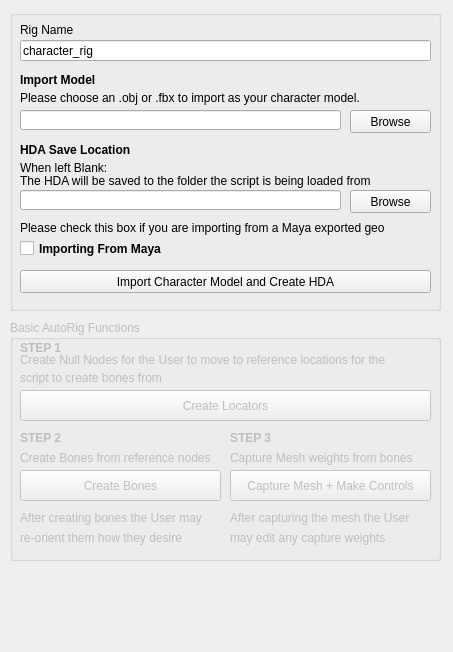
<?xml version="1.0" encoding="UTF-8"?>
<ui version="4.0">
 <class>rig_creator</class>
 <widget class="QWidget" name="rig_creator">
  <property name="geometry">
   <rect>
    <x>0</x>
    <y>0</y>
    <width>453</width>
    <height>652</height>
   </rect>
  </property>
  <property name="windowTitle">
   <string>Rig Creator</string>
  </property>
  <widget class="QGroupBox" name="grpAutoRig">
   <property name="enabled">
    <bool>false</bool>
   </property>
   <property name="geometry">
    <rect>
     <x>10</x>
     <y>320</y>
     <width>431</width>
     <height>241</height>
    </rect>
   </property>
   <property name="title">
    <string>Basic AutoRig Functions</string>
   </property>
   <widget class="QPushButton" name="btnCaptureMesh">
    <property name="geometry">
     <rect>
      <x>220</x>
      <y>150</y>
      <width>201</width>
      <height>31</height>
     </rect>
    </property>
    <property name="font">
     <font>
      <weight>50</weight>
      <bold>false</bold>
     </font>
    </property>
    <property name="text">
     <string>Capture Mesh + Make Controls</string>
    </property>
   </widget>
   <widget class="QPushButton" name="btnCreateBones">
    <property name="geometry">
     <rect>
      <x>10</x>
      <y>150</y>
      <width>201</width>
      <height>31</height>
     </rect>
    </property>
    <property name="text">
     <string>Create Bones</string>
    </property>
   </widget>
   <widget class="QPushButton" name="btnCreateLocators">
    <property name="geometry">
     <rect>
      <x>10</x>
      <y>70</y>
      <width>411</width>
      <height>31</height>
     </rect>
    </property>
    <property name="font">
     <font>
      <weight>50</weight>
      <bold>false</bold>
     </font>
    </property>
    <property name="text">
     <string>Create Locators</string>
    </property>
   </widget>
   <widget class="QLabel" name="label_8">
    <property name="geometry">
     <rect>
      <x>10</x>
      <y>30</y>
      <width>411</width>
      <height>20</height>
     </rect>
    </property>
    <property name="text">
     <string>Create Null Nodes for the User to move to reference locations for the </string>
    </property>
   </widget>
   <widget class="QLabel" name="label_9">
    <property name="geometry">
     <rect>
      <x>10</x>
      <y>50</y>
      <width>341</width>
      <height>16</height>
     </rect>
    </property>
    <property name="text">
     <string>script to create bones from</string>
    </property>
   </widget>
   <widget class="QLabel" name="label_10">
    <property name="geometry">
     <rect>
      <x>10</x>
      <y>130</y>
      <width>201</width>
      <height>16</height>
     </rect>
    </property>
    <property name="text">
     <string>Create Bones from reference nodes</string>
    </property>
   </widget>
   <widget class="QLabel" name="label_11">
    <property name="geometry">
     <rect>
      <x>10</x>
      <y>20</y>
      <width>331</width>
      <height>16</height>
     </rect>
    </property>
    <property name="font">
     <font>
      <weight>75</weight>
      <bold>true</bold>
     </font>
    </property>
    <property name="text">
     <string>STEP 1</string>
    </property>
   </widget>
   <widget class="QLabel" name="label_12">
    <property name="geometry">
     <rect>
      <x>10</x>
      <y>110</y>
      <width>171</width>
      <height>16</height>
     </rect>
    </property>
    <property name="font">
     <font>
      <weight>75</weight>
      <bold>true</bold>
     </font>
    </property>
    <property name="text">
     <string>STEP 2</string>
    </property>
   </widget>
   <widget class="QLabel" name="label_13">
    <property name="geometry">
     <rect>
      <x>220</x>
      <y>110</y>
      <width>171</width>
      <height>16</height>
     </rect>
    </property>
    <property name="font">
     <font>
      <weight>75</weight>
      <bold>true</bold>
     </font>
    </property>
    <property name="text">
     <string>STEP 3</string>
    </property>
   </widget>
   <widget class="QLabel" name="label_14">
    <property name="geometry">
     <rect>
      <x>220</x>
      <y>130</y>
      <width>201</width>
      <height>16</height>
     </rect>
    </property>
    <property name="text">
     <string>Capture Mesh weights from bones</string>
    </property>
   </widget>
   <widget class="QLabel" name="label_15">
    <property name="geometry">
     <rect>
      <x>10</x>
      <y>190</y>
      <width>201</width>
      <height>16</height>
     </rect>
    </property>
    <property name="text">
     <string>After creating bones the User may</string>
    </property>
   </widget>
   <widget class="QLabel" name="label_16">
    <property name="geometry">
     <rect>
      <x>10</x>
      <y>210</y>
      <width>201</width>
      <height>16</height>
     </rect>
    </property>
    <property name="text">
     <string>re-orient them how they desire</string>
    </property>
   </widget>
   <widget class="QLabel" name="label_17">
    <property name="geometry">
     <rect>
      <x>220</x>
      <y>190</y>
      <width>181</width>
      <height>16</height>
     </rect>
    </property>
    <property name="text">
     <string>After capturing the mesh the User</string>
    </property>
   </widget>
   <widget class="QLabel" name="label_18">
    <property name="geometry">
     <rect>
      <x>220</x>
      <y>210</y>
      <width>181</width>
      <height>16</height>
     </rect>
    </property>
    <property name="text">
     <string>may edit any capture weights</string>
    </property>
   </widget>
  </widget>
  <widget class="QGroupBox" name="grpImport">
   <property name="geometry">
    <rect>
     <x>10</x>
     <y>10</y>
     <width>431</width>
     <height>301</height>
    </rect>
   </property>
   <property name="title">
    <string/>
   </property>
   <widget class="QLabel" name="label_7">
    <property name="geometry">
     <rect>
      <x>10</x>
      <y>210</y>
      <width>371</width>
      <height>16</height>
     </rect>
    </property>
    <property name="text">
     <string>Please check this box if you are importing from a Maya exported geo</string>
    </property>
   </widget>
   <widget class="QLabel" name="label_6">
    <property name="geometry">
     <rect>
      <x>10</x>
      <y>150</y>
      <width>351</width>
      <height>16</height>
     </rect>
    </property>
    <property name="text">
     <string>When left Blank:</string>
    </property>
   </widget>
   <widget class="QPushButton" name="btnImportBrowse">
    <property name="geometry">
     <rect>
      <x>340</x>
      <y>100</y>
      <width>81</width>
      <height>23</height>
     </rect>
    </property>
    <property name="font">
     <font>
      <weight>50</weight>
      <bold>false</bold>
     </font>
    </property>
    <property name="text">
     <string>Browse</string>
    </property>
   </widget>
   <widget class="QLabel" name="label_4">
    <property name="geometry">
     <rect>
      <x>10</x>
      <y>80</y>
      <width>371</width>
      <height>16</height>
     </rect>
    </property>
    <property name="text">
     <string>Please choose an .obj or .fbx to import as your character model.</string>
    </property>
   </widget>
   <widget class="QLabel" name="label_2">
    <property name="geometry">
     <rect>
      <x>10</x>
      <y>60</y>
      <width>371</width>
      <height>20</height>
     </rect>
    </property>
    <property name="font">
     <font>
      <weight>75</weight>
      <bold>true</bold>
     </font>
    </property>
    <property name="text">
     <string>Import Model</string>
    </property>
   </widget>
   <widget class="QPushButton" name="btnImport">
    <property name="geometry">
     <rect>
      <x>10</x>
      <y>260</y>
      <width>411</width>
      <height>23</height>
     </rect>
    </property>
    <property name="text">
     <string>Import Character Model and Create HDA</string>
    </property>
   </widget>
   <widget class="QCheckBox" name="chkFromMaya">
    <property name="geometry">
     <rect>
      <x>10</x>
      <y>230</y>
      <width>331</width>
      <height>17</height>
     </rect>
    </property>
    <property name="font">
     <font>
      <weight>75</weight>
      <bold>true</bold>
     </font>
    </property>
    <property name="text">
     <string>Importing From Maya</string>
    </property>
   </widget>
   <widget class="QLineEdit" name="lineHDASave">
    <property name="geometry">
     <rect>
      <x>10</x>
      <y>180</y>
      <width>321</width>
      <height>20</height>
     </rect>
    </property>
   </widget>
   <widget class="QLineEdit" name="lineImportModel">
    <property name="geometry">
     <rect>
      <x>10</x>
      <y>100</y>
      <width>321</width>
      <height>20</height>
     </rect>
    </property>
   </widget>
   <widget class="QLabel" name="label_3">
    <property name="geometry">
     <rect>
      <x>10</x>
      <y>130</y>
      <width>371</width>
      <height>20</height>
     </rect>
    </property>
    <property name="font">
     <font>
      <weight>75</weight>
      <bold>true</bold>
     </font>
    </property>
    <property name="text">
     <string>HDA Save Location</string>
    </property>
   </widget>
   <widget class="QPushButton" name="btnHDABrowse">
    <property name="geometry">
     <rect>
      <x>340</x>
      <y>180</y>
      <width>81</width>
      <height>23</height>
     </rect>
    </property>
    <property name="font">
     <font>
      <weight>50</weight>
      <bold>false</bold>
     </font>
    </property>
    <property name="text">
     <string>Browse</string>
    </property>
   </widget>
   <widget class="QLineEdit" name="lineRigName">
    <property name="geometry">
     <rect>
      <x>10</x>
      <y>30</y>
      <width>411</width>
      <height>21</height>
     </rect>
    </property>
    <property name="text">
     <string>character_rig</string>
    </property>
   </widget>
   <widget class="QLabel" name="label_5">
    <property name="geometry">
     <rect>
      <x>10</x>
      <y>160</y>
      <width>371</width>
      <height>21</height>
     </rect>
    </property>
    <property name="text">
     <string>The HDA will be saved to the folder the script is being loaded from</string>
    </property>
   </widget>
   <widget class="QLabel" name="label">
    <property name="geometry">
     <rect>
      <x>10</x>
      <y>10</y>
      <width>411</width>
      <height>20</height>
     </rect>
    </property>
    <property name="text">
     <string>Rig Name</string>
    </property>
   </widget>
  </widget>
 </widget>
 <resources/>
 <connections/>
</ui>
